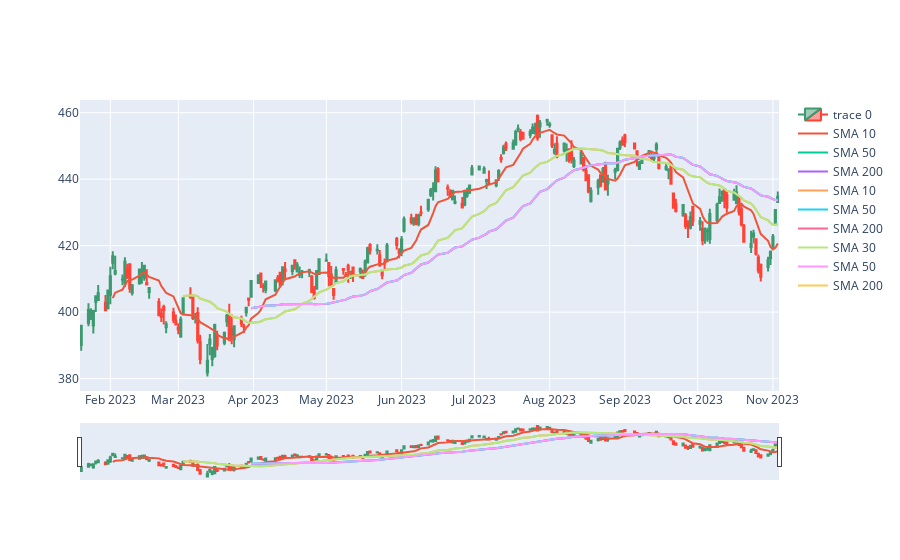

Here is the notebook cell this chart was saved with:
### Code cell
fig.add_trace(go.Scatter(x=df['Date'], y=df['SMA_30'], mode='lines', name='SMA 30'))
fig.add_trace(go.Scatter(x=df['Date'], y=df['SMA_50'], mode='lines', name='SMA 50'))
fig.add_trace(go.Scatter(x=df['Date'], y=df['SMA_200'], mode='lines', name='SMA 200'))

### Figure 1 — Plotly figure (JSON) as saved in the notebook; plotly's stock layout.template omitted (floating-point values rounded to 4 significant figures; data arrays with more than 128 entries replaced by an {"elided": "..."} marker saying what was removed)
{"data": [{"close": {"elided": "200 float values"}, "high": {"elided": "200 float values"}, "low": {"elided": "200 float values"}, "open": {"elided": "200 float values"}, "type": "candlestick", "x": {"elided": "200 str values"}}, {"mode": "lines", "name": "SMA 10", "type": "scatter", "x": {"elided": "200 str values"}, "y": {"elided": "200 float values"}}, {"mode": "lines", "name": "SMA 50", "type": "scatter", "x": {"elided": "200 str values"}, "y": {"elided": "200 float values"}}, {"mode": "lines", "name": "SMA 200", "type": "scatter", "x": {"elided": "200 str values"}, "y": {"elided": "200 float values"}}, {"mode": "lines", "name": "SMA 10", "type": "scatter", "x": {"elided": "200 str values"}, "y": {"elided": "200 float values"}}, {"mode": "lines", "name": "SMA 50", "type": "scatter", "x": {"elided": "200 str values"}, "y": {"elided": "200 float values"}}, {"mode": "lines", "name": "SMA 200", "type": "scatter", "x": {"elided": "200 str values"}, "y": {"elided": "200 float values"}}, {"mode": "lines", "name": "SMA 30", "type": "scatter", "x": {"elided": "200 str values"}, "y": {"elided": "200 float values"}}, {"mode": "lines", "name": "SMA 50", "type": "scatter", "x": {"elided": "200 str values"}, "y": {"elided": "200 float values"}}, {"mode": "lines", "name": "SMA 200", "type": "scatter", "x": {"elided": "200 str values"}, "y": {"elided": "200 float values"}}], "layout": {}}
